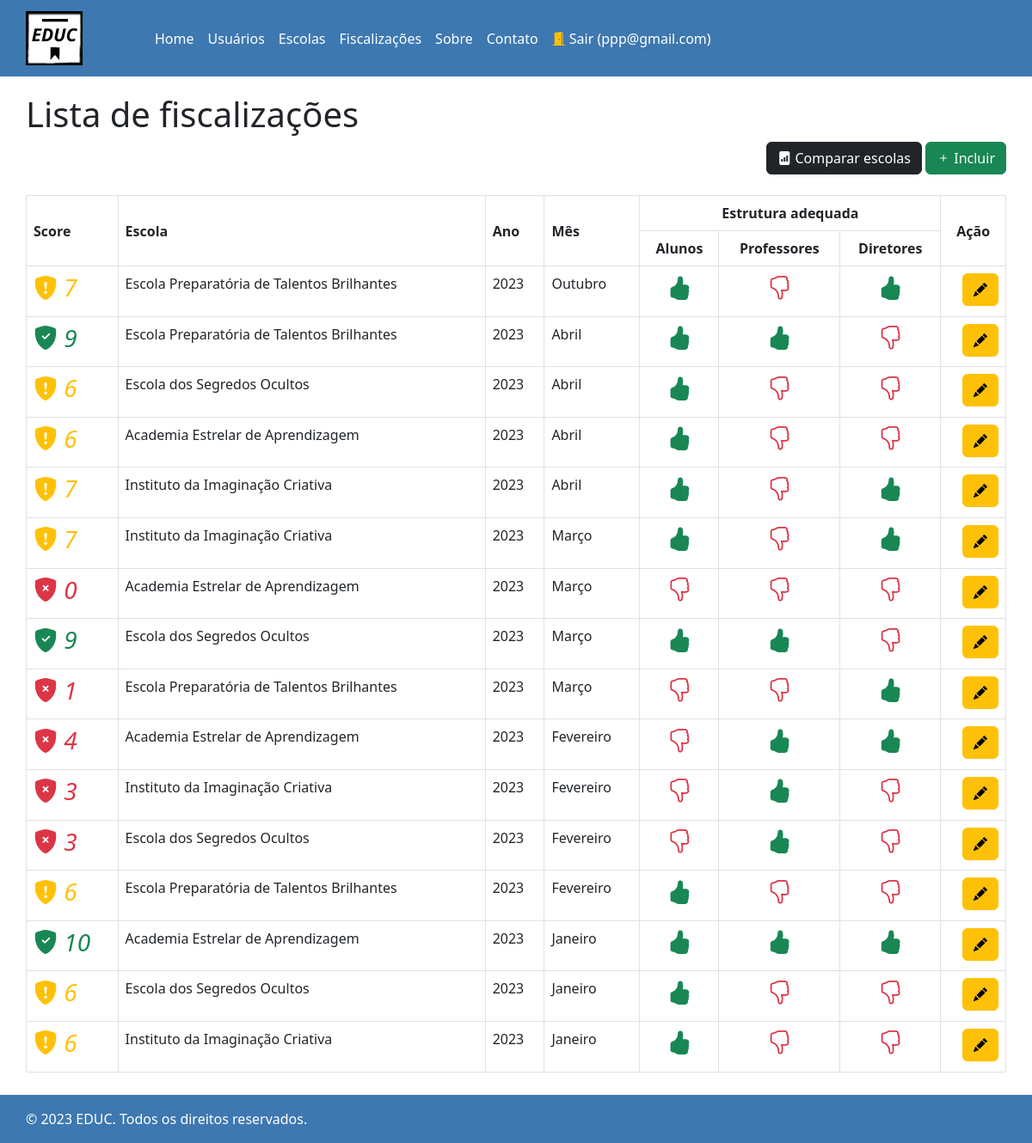
Page /fiscalizacoes/listagem.php (signed in) on the committed database.
### tables this page shows
CREATE TABLE `fiscalizacoes` (
  `id` int(11) NOT NULL,
  `idescola` int(11) NOT NULL,
  `nrmes` int(2) NOT NULL,
  `nrano` int(4) NOT NULL,
  `nrestruturaaluno` int(11) NOT NULL,
  `nrestruturaprofessor` int(11) NOT NULL,
  `nrestruturadiretor` int(11) NOT NULL
);

CREATE TABLE `escolas` (
  `id` int(11) NOT NULL,
  `nome` varchar(100) NOT NULL,
  `qtdalunos` int(11) NOT NULL,
  `endereco` varchar(250) NOT NULL
);

### config.php (called while the page is built, shortened)
<?php
$url_base = "http://localhost";
$url_site = $url_base."/tcc/";
function getIconeCondicoes($valor)
{
	return $valor==1?'bi-hand-thumbs-up-fill text-success':'bi-hand-thumbs-down text-danger';
}
function getIconeScore($valor)
{
	if ($valor<5)
		return 'bi-shield-fill-x text-danger';
	if ($valor<8)
		return 'bi-shield-fill-exclamation text-warning';
	return 'bi-shield-fill-check text-success';
}
function getScore($tab)
{
	return ($tab->nrestruturaaluno*6 + $tab->nrestruturaprofessor*3 + + $tab->nrestruturadiretor*1);
}
function obterNomeMes($numeroMes) {
    $meses = array(
        1 => 'Janeiro',
        2 => 'Fevereiro',
        3 => 'Março',
        4 => 'Abril',
        5 => 'Maio',
        6 => 'Junho',
        7 => 'Julho',
        8 => 'Agosto',
        9 => 'Setembro',
        10 => 'Outubro',
        11 => 'Novembro',
        12 => 'Dezembro'
    );
    return $meses[$numeroMes];
}
?>

### fiscalizacoes/listagem.php (the view, shortened to what this page needs)
<?php
$titulo_pagina = "Lista de fiscalizações";
include_once "../topo.php";
$url_detalhes = $url_site . "fiscalizacoes/detalhe.php";
$url_grafico = $url_site . "escolas/grafico.php";
$query = "SELECT fiscalizacoes.*, escolas.nome AS nomeescola
FROM fiscalizacoes
LEFT JOIN escolas ON fiscalizacoes.idescola = escolas.id
ORDER BY fiscalizacoes.nrano DESC, fiscalizacoes.nrmes DESC";
$arq = mysqli_query($conn, $query) or die(mysqli_error($conn));
?>
<div class="col-12 text-end">
  <button type="button" class="btn btn-dark" onclick="window.location.href = '<?php echo $url_grafico ?>';">
          <i class="bi bi-file-bar-graph-fill"></i> Comparar escolas
  </button>
  <button type="button" class="btn btn-success" onclick="window.location.href = '<?php echo $url_detalhes ?>';">
    <i class="bi bi-plus"></i> Incluir
  </button>
</div>
<br/>
<div class="table-responsive-md">
  <table class="table table-bordered">
    <thead>
      <tr>
         <th rowspan="2" class="align-middle">Score</th>
         <th rowspan="2" class="align-middle">Escola</th>
         <th rowspan="2" class="align-middle">Ano</th>
         <th rowspan="2" class="align-middle">Mês</th>
         <th colspan="3" class="text-center align-middle">Estrutura adequada</th>
         <th rowspan="2" class="text-center align-middle">Ação</th>
      </tr>
      <tr>
        <th class="text-center align-middle">Alunos</th>
        <th class="text-center align-middle">Professores</th>
        <th class="text-center align-middle">Diretores</th>
      </tr>
    </thead>
    <tbody>
      <?php while ($tab = mysqli_fetch_object ($arq)) { ?>
      <tr>
        <td class="text-start align-middle">
            <div class="text-nowrap">
              <h3>
                <i class="bi <?php echo getIconeScore(getScore($tab)) ?>">
              <?php echo getScore($tab); ?>
            </i></h3>
            </div>
        </td>
        <td><?php echo $tab->nomeescola ?></td>
        <td><?php echo $tab->nrano ?></td>
        <td><?php echo obterNomeMes($tab->nrmes) ?></td>
        <td class="text-center align-middle">
          <h3><i class="bi <?php echo getIconeCondicoes($tab->nrestruturaaluno) ?>"></i></h3>
        </td>
        <td class="text-center align-middle">
          <h3><i class="bi <?php echo getIconeCondicoes($tab->nrestruturaprofessor) ?>"></i></h3>
        </td>
        <td class="text-center align-middle">
          <h3><i class="bi <?php echo getIconeCondicoes($tab->nrestruturadiretor) ?>"></i></h3>
        </td>
        <td class="text-end">
          <button type="button" class="btn btn-warning" onclick="window.location.href = '<?php echo $url_detalhes ?>?id=<?php echo $tab->id ?>';">
            <i class="bi bi-pencil-fill"></i>
          </button>
        </td>
      </tr>
    <?php } ?>
    </tbody>
  </table>
</div>
<?php include_once "../rodape.php" ?>

### topo.php (shortened to what this page needs)
<?php include_once "config.php" ?>
<!DOCTYPE html>
<html lang="pt-br">
  <link rel="stylesheet" href="https://cdn.jsdelivr.net/npm/bootstrap@5.2.3/dist/css/bootstrap.min.css">
  <link rel="stylesheet" href="https://cdn.jsdelivr.net/npm/bootstrap-icons@1.10.5/font/bootstrap-icons.css">
</head>
<body>
    <header>
    <nav class="navbar navbar-expand-md topo">
      <a class="navbar-brand" href="<?php echo $url_site ?>home.php"><img src="<?php echo $url_site ?>images/logo.jpg" alt="" class="span-30"></a>
      <div class="collapse navbar-collapse" id="navbarMenu">
        <ul class="navbar-nav ml-auto span-30">
          <li class="nav-item"><a class="nav-link" href="<?php echo $url_site ?>home.php">Home</a></li>
          <li class="nav-item"><a class="nav-link" href="<?php echo $url_site ?>usuarios/listagem.php">Usuários</a></li>
          <li class="nav-item"><a class="nav-link" href="<?php echo $url_site ?>escolas/listagem.php">Escolas</a></li>
          <li class="nav-item"><a class="nav-link" href="<?php echo $url_site ?>fiscalizacoes/listagem.php">Fiscalizações</a></li>
          <li class="nav-item"><a class="nav-link" href="<?php echo $url_site ?>sobre.php">Sobre</a></li>
          <li class="nav-item"><a class="nav-link" href="<?php echo $url_site ?>contato.php">Contato</a></li>
          <?php if (!isset($_SESSION['idusuario']) || $_SESSION['idusuario']=='') { ?>
            <li class="nav-item text-nowrap"><a class="nav-link" href="<?php echo $url_site ?>login.php"><i class="bi bi-file-earmark-person text-dark"></i> Identificar-se</a></li>
          <?php } else { ?>
            <li class="nav-item text-nowrap"><a class="nav-link" href="<?php echo $url_site ?>logout.php"><i class="bi bi-door-open-fill text-warning"></i> Sair (<?php echo $_SESSION['email'] ?>)</a></li>
          <?php } ?>
        </ul>
      </div>
    </nav>
  </header>
  <main>
    <div class="span-30 span-top-20">
    <h1><?php echo $titulo_pagina ?></h1>

### rodape.php (shortened to what this page needs)
    </div>
  </main>
  <footer class="rodape span-30">
    <nav class="navbar navbar-expand-md">
      <span class="navbar-text ml-auto">
        © 2023 EDUC. Todos os direitos reservados.
      </span>
    </nav>
  </footer>
</body>
</html>

### topo.php (style rules this page uses)
.topo { background-color: #3e78b0; color: #fff; }
.rodape, .rodape span { background-color: #3e78b0; color: #fff; }
.nav-item a { color: white; }
.span-30 { padding-left: 30px; padding-right: 30px; }
.span-top-20 { padding-top: 20px; padding-bottom: 10px; }

### rows in the picture
fiscalizacoes: getScore($tab) "7", idescola.nome "Escola Preparatória de Talentos Brilhantes", nrano "2023", nrmes "Outubro"
fiscalizacoes: getScore($tab) "9", idescola.nome "Escola Preparatória de Talentos Brilhantes", nrano "2023", nrmes "Abril"
fiscalizacoes: getScore($tab) "6", idescola.nome "Escola dos Segredos Ocultos", nrano "2023", nrmes "Abril"
fiscalizacoes: getScore($tab) "6", idescola.nome "Academia Estrelar de Aprendizagem", nrano "2023", nrmes "Abril"
fiscalizacoes: getScore($tab) "7", idescola.nome "Instituto da Imaginação Criativa", nrano "2023", nrmes "Abril"
fiscalizacoes: getScore($tab) "7", idescola.nome "Instituto da Imaginação Criativa", nrano "2023", nrmes "Março"
fiscalizacoes: nrestruturaaluno "0", idescola.nome "Academia Estrelar de Aprendizagem", nrano "2023", nrmes "Março", nrestruturaprofessor 0 (drawn), nrestruturadiretor 0 (drawn)
fiscalizacoes: getScore($tab) "9", idescola.nome "Escola dos Segredos Ocultos", nrano "2023", nrmes "Março"
fiscalizacoes: nrestruturadiretor "1", idescola.nome "Escola Preparatória de Talentos Brilhantes", nrano "2023", nrmes "Março", nrestruturaaluno 0 (drawn), nrestruturaprofessor 0 (drawn)
fiscalizacoes: getScore($tab) "4", idescola.nome "Academia Estrelar de Aprendizagem", nrano "2023", nrmes "Fevereiro"
fiscalizacoes: getScore($tab) "3", idescola.nome "Instituto da Imaginação Criativa", nrano "2023", nrmes "Fevereiro"
fiscalizacoes: getScore($tab) "3", idescola.nome "Escola dos Segredos Ocultos", nrano "2023", nrmes "Fevereiro"
fiscalizacoes: getScore($tab) "6", idescola.nome "Escola Preparatória de Talentos Brilhantes", nrano "2023", nrmes "Fevereiro"
fiscalizacoes: getScore($tab) "10", idescola.nome "Academia Estrelar de Aprendizagem", nrano "2023", nrmes "Janeiro"
fiscalizacoes: getScore($tab) "6", idescola.nome "Escola dos Segredos Ocultos", nrano "2023", nrmes "Janeiro"
fiscalizacoes: getScore($tab) "6", idescola.nome "Instituto da Imaginação Criativa", nrano "2023", nrmes "Janeiro"

### other values in the picture
$_SESSION['email'] "ppp@gmail.com"
$titulo_pagina "Lista de fiscalizações"
